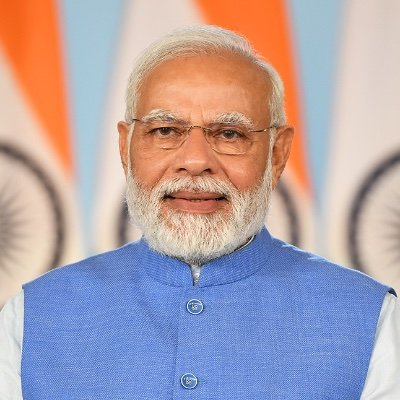
#> input picture Modi.jpg, 400 x 400 px
$ jupyter execute Face_detection.ipynb
#> lines starting #> are read from the running program, lines starting #| are printed output that depends on the picture; after the words box and inside, x2 and y2 are one past the last pixel; in counts of white or black regions, pixels touching at a corner belong together
[cell 1]
import cv2
import sys

[cell 2]
faceCascade = cv2.CascadeClassifier("haarcascade_frontalface_alt.xml")

[cell 3]
# read and convert image
image = cv2.imread(r"./Modi.jpg")
#> image is the input picture: shape (400, 400, 3); mean B, G, R 170.5, 162.5, 176.9
gray = cv2.cvtColor(image, cv2.COLOR_BGR2GRAY)
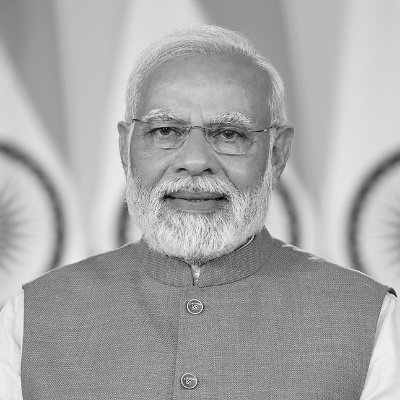
#> gray: shape (400, 400); min 5, max 246, mean 167.7

[cell 4]
# detect faces in the image
faces = faceCascade.detectMultiScale(gray,scaleFactor=1.1,minNeighbors=5,minSize=(30, 30))
#> faces = [[119, 73, 153, 153]]
print("Found {0} faces!".format(len(faces)))
#| Found 1 faces!

[cell 5]
# show face detections
for (x, y, w, h) in faces:
    cv2.rectangle(image, (x, y), (x+w, y+h), (255, 0, 0), 2)
#> this loop made 1 pass
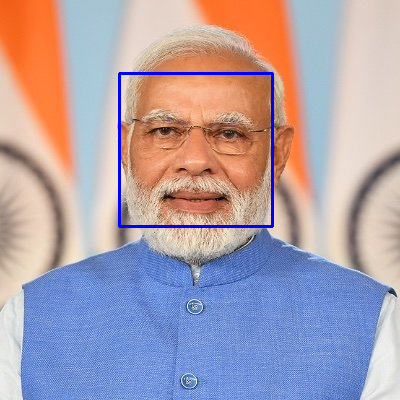
#> image: shape (400, 400, 3); 1.14% of pixels changed, all inside (x1, y1, x2, y2) = (118, 72, 274, 228)

[cell 6]
cv2.imwrite("Faces found.jpg", image)
#> Out = True
#cv2.waitKey(0)
